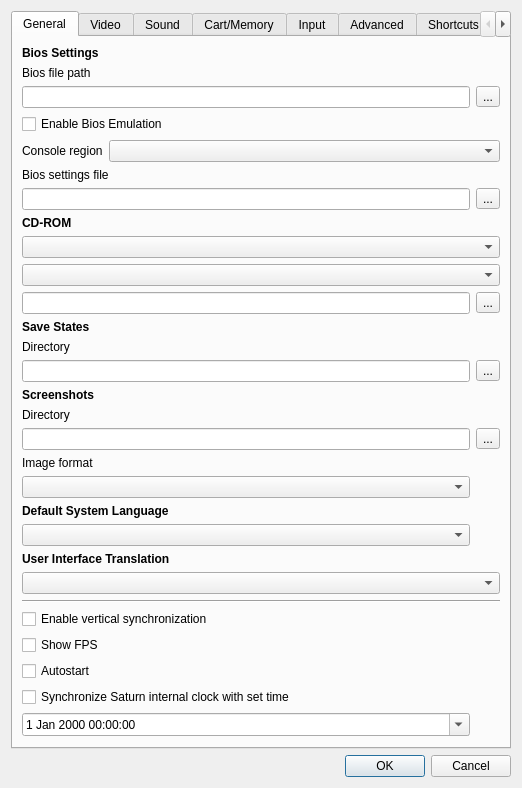
<?xml version="1.0" encoding="UTF-8"?>
<ui version="4.0">
 <class>UISettings</class>
 <widget class="QDialog" name="UISettings">
  <property name="geometry">
   <rect>
    <x>0</x>
    <y>0</y>
    <width>522</width>
    <height>731</height>
   </rect>
  </property>
  <property name="windowTitle">
   <string>Settings</string>
  </property>
  <layout class="QVBoxLayout">
   <item>
    <widget class="QTabWidget" name="twPages">
     <property name="currentIndex">
      <number>0</number>
     </property>
     <widget class="QWidget" name="wGeneral">
      <attribute name="title">
       <string>General</string>
      </attribute>
      <layout class="QGridLayout" name="gridLayout1">
       <item row="10" column="1">
        <widget class="QToolButton" name="tbCdRom">
         <property name="text">
          <string>...</string>
         </property>
        </widget>
       </item>
       <item row="13" column="0">
        <widget class="QLineEdit" name="leSaveStates"/>
       </item>
       <item row="2" column="0">
        <widget class="QLineEdit" name="leBios"/>
       </item>
       <item row="6" column="0">
        <widget class="QLineEdit" name="leBiosSettings"/>
       </item>
       <item row="8" column="0" colspan="2">
        <widget class="QComboBox" name="cbCdRom"/>
       </item>
       <item row="15" column="0">
        <widget class="QLabel" name="label_3">
         <property name="text">
          <string>Directory</string>
         </property>
        </widget>
       </item>
       <item row="27" column="0" colspan="2">
        <widget class="QLabel" name="lTranslation">
         <property name="font">
          <font>
           <weight>75</weight>
           <bold>true</bold>
          </font>
         </property>
         <property name="text">
          <string>User Interface Translation</string>
         </property>
         <property name="textFormat">
          <enum>Qt::PlainText</enum>
         </property>
        </widget>
       </item>
       <item row="10" column="0">
        <widget class="QLineEdit" name="leCdRom"/>
       </item>
       <item row="29" column="0" colspan="2">
        <widget class="Line" name="line">
         <property name="orientation">
          <enum>Qt::Horizontal</enum>
         </property>
        </widget>
       </item>
       <item row="35" column="0">
        <widget class="QDateTimeEdit" name="dteBaseTime">
         <property name="calendarPopup">
          <bool>true</bool>
         </property>
        </widget>
       </item>
       <item row="11" column="0" colspan="2">
        <widget class="QLabel" name="lSaveStates">
         <property name="font">
          <font>
           <weight>75</weight>
           <bold>true</bold>
          </font>
         </property>
         <property name="text">
          <string>Save States</string>
         </property>
         <property name="textFormat">
          <enum>Qt::PlainText</enum>
         </property>
        </widget>
       </item>
       <item row="32" column="0" colspan="2">
        <widget class="QCheckBox" name="cbAutostart">
         <property name="text">
          <string>Autostart</string>
         </property>
        </widget>
       </item>
       <item row="14" column="0">
        <widget class="QLabel" name="lScreenshots">
         <property name="font">
          <font>
           <weight>75</weight>
           <bold>true</bold>
          </font>
         </property>
         <property name="text">
          <string>Screenshots</string>
         </property>
         <property name="textFormat">
          <enum>Qt::PlainText</enum>
         </property>
        </widget>
       </item>
       <item row="9" column="0" colspan="2">
        <widget class="QComboBox" name="cbCdDrive">
         <property name="sizePolicy">
          <sizepolicy hsizetype="Minimum" vsizetype="Fixed">
           <horstretch>0</horstretch>
           <verstretch>0</verstretch>
          </sizepolicy>
         </property>
        </widget>
       </item>
       <item row="34" column="0">
        <widget class="QCheckBox" name="cbClockSync">
         <property name="text">
          <string>Synchronize Saturn internal clock with set time</string>
         </property>
        </widget>
       </item>
       <item row="2" column="1">
        <widget class="QToolButton" name="tbBios">
         <property name="text">
          <string>...</string>
         </property>
        </widget>
       </item>
       <item row="5" column="0">
        <widget class="QLabel" name="label">
         <property name="text">
          <string>Bios settings file</string>
         </property>
        </widget>
       </item>
       <item row="6" column="1">
        <widget class="QToolButton" name="tbBiosSettings">
         <property name="text">
          <string>...</string>
         </property>
        </widget>
       </item>
       <item row="1" column="0">
        <widget class="QLabel" name="label">
         <property name="text">
          <string>Bios file path</string>
         </property>
        </widget>
       </item>
       <item row="0" column="0" colspan="2">
        <widget class="QLabel" name="lBios">
         <property name="font">
          <font>
           <weight>75</weight>
           <bold>true</bold>
          </font>
         </property>
         <property name="text">
          <string>Bios Settings</string>
         </property>
         <property name="textFormat">
          <enum>Qt::PlainText</enum>
         </property>
        </widget>
       </item>
       <item row="20" column="0" colspan="2">
        <widget class="QLabel" name="lSysLanguageID">
         <property name="font">
          <font>
           <weight>75</weight>
           <bold>true</bold>
          </font>
         </property>
         <property name="text">
          <string>Default System Language</string>
         </property>
         <property name="textFormat">
          <enum>Qt::PlainText</enum>
         </property>
        </widget>
       </item>
       <item row="12" column="0">
        <widget class="QLabel" name="label_4">
         <property name="text">
          <string>Directory</string>
         </property>
        </widget>
       </item>
       <item row="16" column="1">
        <widget class="QToolButton" name="tbScreenshots">
         <property name="text">
          <string>...</string>
         </property>
        </widget>
       </item>
       <item row="7" column="0" colspan="2">
        <widget class="QLabel" name="lCdRom">
         <property name="font">
          <font>
           <weight>75</weight>
           <bold>true</bold>
          </font>
         </property>
         <property name="text">
          <string>CD-ROM</string>
         </property>
         <property name="textFormat">
          <enum>Qt::PlainText</enum>
         </property>
        </widget>
       </item>
       <item row="16" column="0">
        <widget class="QLineEdit" name="leScreenshots"/>
       </item>
       <item row="26" column="0">
        <widget class="QComboBox" name="cbSysLanguageID"/>
       </item>
       <item row="3" column="0">
        <widget class="QCheckBox" name="cbEnableBiosEmulation">
         <property name="text">
          <string>Enable Bios Emulation</string>
         </property>
        </widget>
       </item>
       <item row="4" column="0" colspan="2">
        <layout class="QHBoxLayout" name="hlConsoleRegion">
         <item>
          <widget class="QLabel" name="lConsoleRegion">
           <property name="text">
            <string>Console region</string>
           </property>
           <property name="toolTip">
            <string>Region of the emulated Saturn. A disc made for several regions runs in this one; Auto takes the first region listed by the disc. Takes effect the next time a game is started.</string>
           </property>
          </widget>
         </item>
         <item>
          <widget class="QComboBox" name="cbConsoleRegion">
           <property name="sizePolicy">
            <sizepolicy hsizetype="Expanding" vsizetype="Fixed">
             <horstretch>0</horstretch>
             <verstretch>0</verstretch>
            </sizepolicy>
           </property>
          </widget>
         </item>
        </layout>
       </item>
       <item row="28" column="0" colspan="2">
        <widget class="QComboBox" name="cbTranslation"/>
       </item>
       <item row="31" column="0" colspan="2">
        <widget class="QCheckBox" name="cbShowFPS">
         <property name="text">
          <string>Show FPS</string>
         </property>
        </widget>
       </item>
       <item row="17" column="0">
        <widget class="QLabel" name="label_5">
         <property name="text">
          <string>Image format</string>
         </property>
        </widget>
       </item>
       <item row="13" column="1">
        <widget class="QToolButton" name="tbSaveStates">
         <property name="text">
          <string>...</string>
         </property>
        </widget>
       </item>
       <item row="30" column="0" colspan="2">
        <widget class="QCheckBox" name="cbEnableVSync">
         <property name="text">
          <string>Enable vertical synchronization</string>
         </property>
        </widget>
       </item>
       <item row="38" column="0">
        <spacer>
         <property name="orientation">
          <enum>Qt::Vertical</enum>
         </property>
         <property name="sizeHint" stdset="0">
          <size>
           <width>20</width>
           <height>2</height>
          </size>
         </property>
        </spacer>
       </item>
       <item row="18" column="0">
        <widget class="QComboBox" name="cbScreenshotImageFormat"/>
       </item>
      </layout>
     </widget>
     <widget class="QWidget" name="wVideo">
      <attribute name="title">
       <string>Video</string>
      </attribute>
      <layout class="QGridLayout" name="gridLayout2">
       <item row="20" column="1">
        <widget class="QComboBox" name="cbFilterMode"/>
       </item>
       <item row="4" column="0" colspan="3">
        <widget class="QComboBox" name="cbOSDCore"/>
       </item>
       <item row="22" column="1">
        <widget class="QComboBox" name="cbResolution"/>
       </item>
       <item row="6" column="0" colspan="3">
        <widget class="QComboBox" name="cbAspectRatio"/>
       </item>
       <item row="19" column="1">
        <widget class="QComboBox" name="cbUpscaleMode"/>
       </item>
       <item row="3" column="0" colspan="3">
        <widget class="QLabel" name="lOSDCore">
         <property name="font">
          <font>
           <weight>75</weight>
           <bold>true</bold>
          </font>
         </property>
         <property name="text">
          <string>OSD Core</string>
         </property>
         <property name="textFormat">
          <enum>Qt::PlainText</enum>
         </property>
        </widget>
       </item>
       <item row="28" column="1">
        <widget class="QComboBox" name="cbWireframeFilter"/>
       </item>
       <item row="27" column="1">
        <widget class="QComboBox" name="cbBandingModeFilter"/>
       </item>
       <item row="28" column="0">
        <widget class="QLabel" name="Wireframe">
         <property name="font">
          <font>
           <weight>75</weight>
           <bold>true</bold>
          </font>
         </property>
         <property name="text">
          <string>Wireframe :</string>
         </property>
         <property name="textFormat">
          <enum>Qt::PlainText</enum>
         </property>
         <property name="alignment">
          <set>Qt::AlignRight|Qt::AlignTrailing|Qt::AlignVCenter</set>
         </property>
        </widget>
       </item>
       <item row="25" column="1">
        <widget class="QComboBox" name="cbMeshModeFilter"/>
       </item>
       <item row="20" column="0">
        <widget class="QLabel" name="Embellishmentfilter">
         <property name="font">
          <font>
           <weight>75</weight>
           <bold>true</bold>
          </font>
         </property>
         <property name="text">
          <string>Embellishment filter :</string>
         </property>
         <property name="textFormat">
          <enum>Qt::PlainText</enum>
         </property>
         <property name="alignment">
          <set>Qt::AlignRight|Qt::AlignTrailing|Qt::AlignVCenter</set>
         </property>
        </widget>
       </item>
       <item row="19" column="0">
        <widget class="QLabel" name="UpscaleFilter">
         <property name="font">
          <font>
           <weight>75</weight>
           <bold>true</bold>
          </font>
         </property>
         <property name="text">
          <string>Upscale Filter :</string>
         </property>
         <property name="textFormat">
          <enum>Qt::PlainText</enum>
         </property>
         <property name="alignment">
          <set>Qt::AlignRight|Qt::AlignTrailing|Qt::AlignVCenter</set>
         </property>
        </widget>
       </item>
       <item row="12" column="0">
        <widget class="QCheckBox" name="cbFullscreen">
         <property name="text">
          <string>Start in Fullscreen</string>
         </property>
        </widget>
       </item>
       <item row="5" column="0" colspan="3">
        <widget class="QLabel" name="lWinResolution">
         <property name="font">
          <font>
           <weight>75</weight>
           <bold>true</bold>
          </font>
         </property>
         <property name="text">
          <string>Window Resolution</string>
         </property>
         <property name="textFormat">
          <enum>Qt::PlainText</enum>
         </property>
        </widget>
       </item>
       <item row="22" column="0">
        <widget class="QLabel" name="OpenGLSize">
         <property name="font">
          <font>
           <weight>75</weight>
           <bold>true</bold>
          </font>
         </property>
         <property name="text">
          <string>Window size :</string>
         </property>
         <property name="textFormat">
          <enum>Qt::PlainText</enum>
         </property>
         <property name="alignment">
          <set>Qt::AlignRight|Qt::AlignTrailing|Qt::AlignVCenter</set>
         </property>
        </widget>
       </item>
       <item row="25" column="0">
        <widget class="QLabel" name="MeshMode">
         <property name="font">
          <font>
           <weight>75</weight>
           <bold>true</bold>
          </font>
         </property>
         <property name="text">
          <string>Mesh Mode :</string>
         </property>
         <property name="textFormat">
          <enum>Qt::PlainText</enum>
         </property>
         <property name="alignment">
          <set>Qt::AlignRight|Qt::AlignTrailing|Qt::AlignVCenter</set>
         </property>
        </widget>
       </item>
       <item row="27" column="0">
        <widget class="QLabel" name="BandingMode">
         <property name="font">
          <font>
           <weight>75</weight>
           <bold>true</bold>
          </font>
         </property>
         <property name="text">
          <string>Gouraud Mode :</string>
         </property>
         <property name="textFormat">
          <enum>Qt::PlainText</enum>
         </property>
         <property name="alignment">
          <set>Qt::AlignRight|Qt::AlignTrailing|Qt::AlignVCenter</set>
         </property>
        </widget>
       </item>
       <item row="29" column="1">
        <spacer name="verticalSpacer">
         <property name="orientation">
          <enum>Qt::Vertical</enum>
         </property>
         <property name="sizeHint" stdset="0">
          <size>
           <width>20</width>
           <height>40</height>
          </size>
         </property>
        </spacer>
       </item>
      </layout>
     </widget>
     <widget class="QWidget" name="wSound">
      <attribute name="title">
       <string>Sound</string>
      </attribute>
      <layout class="QVBoxLayout">
       <item>
        <widget class="QLabel" name="lSoundCore">
         <property name="font">
          <font>
           <weight>75</weight>
           <bold>true</bold>
          </font>
         </property>
         <property name="text">
          <string>Sound Core</string>
         </property>
         <property name="textFormat">
          <enum>Qt::PlainText</enum>
         </property>
        </widget>
       </item>
       <item>
        <widget class="QComboBox" name="cbSoundCore"/>
       </item>
       <item>
        <spacer>
         <property name="orientation">
          <enum>Qt::Vertical</enum>
         </property>
         <property name="sizeHint" stdset="0">
          <size>
           <width>20</width>
           <height>2</height>
          </size>
         </property>
        </spacer>
       </item>
      </layout>
     </widget>
     <widget class="QWidget" name="wCartMemory">
      <attribute name="title">
       <string>Cart/Memory</string>
      </attribute>
      <layout class="QGridLayout" name="gridLayout3">
       <item row="4" column="0">
        <widget class="QLabel" name="lCartridgeModemPort">
         <property name="text">
          <string>Port</string>
         </property>
        </widget>
       </item>
       <item row="0" column="0" colspan="4">
        <widget class="QLabel" name="lCartridge">
         <property name="font">
          <font>
           <weight>75</weight>
           <bold>true</bold>
          </font>
         </property>
         <property name="text">
          <string>Cartridge</string>
         </property>
         <property name="textFormat">
          <enum>Qt::PlainText</enum>
         </property>
        </widget>
       </item>
       <item row="2" column="0" colspan="4">
        <widget class="QComboBox" name="cbSTVGame"/>
       </item>
       <item row="1" column="0" colspan="4">
        <widget class="QComboBox" name="cbCartridge"/>
       </item>
       <item row="2" column="2" colspan="2">
        <widget class="QLineEdit" name="leCartridgeModemIP">
         <property name="toolTip">
          <string/>
         </property>
         <property name="inputMask">
          <string/>
         </property>
         <property name="maxLength">
          <number>15</number>
         </property>
        </widget>
       </item>
       <item row="9" column="0" colspan="4">
        <widget class="QLabel" name="lMemory">
         <property name="font">
          <font>
           <weight>75</weight>
           <bold>true</bold>
          </font>
         </property>
         <property name="text">
          <string>Memory</string>
         </property>
         <property name="textFormat">
          <enum>Qt::PlainText</enum>
         </property>
        </widget>
       </item>
       <item row="6" column="3">
        <widget class="QToolButton" name="tbCartridge">
         <property name="text">
          <string>...</string>
         </property>
        </widget>
       </item>
       <item row="4" column="2" colspan="2">
        <widget class="QLineEdit" name="leCartridgeModemPort">
         <property name="toolTip">
          <string/>
         </property>
         <property name="text">
          <string notr="true"/>
         </property>
         <property name="maxLength">
          <number>5</number>
         </property>
        </widget>
       </item>
       <item row="12" column="3">
        <widget class="QToolButton" name="tbMpegROM">
         <property name="text">
          <string>...</string>
         </property>
        </widget>
       </item>
       <item row="10" column="3">
        <widget class="QToolButton" name="tbMemory">
         <property name="text">
          <string>...</string>
         </property>
        </widget>
       </item>
       <item row="7" column="0">
        <widget class="QLabel" name="lRegion">
         <property name="font">
          <font>
           <weight>75</weight>
           <bold>true</bold>
          </font>
         </property>
         <property name="text">
          <string>Region</string>
         </property>
         <property name="textFormat">
          <enum>Qt::PlainText</enum>
         </property>
        </widget>
       </item>
       <item row="10" column="0" colspan="3">
        <widget class="QLineEdit" name="leMemory"/>
       </item>
       <item row="14" column="1">
        <spacer>
         <property name="orientation">
          <enum>Qt::Vertical</enum>
         </property>
         <property name="sizeHint" stdset="0">
          <size>
           <width>20</width>
           <height>2</height>
          </size>
         </property>
        </spacer>
       </item>
       <item row="11" column="0" colspan="4">
        <widget class="QLabel" name="lMpegROM">
         <property name="font">
          <font>
           <weight>75</weight>
           <bold>true</bold>
          </font>
         </property>
         <property name="text">
          <string>Mpeg ROM</string>
         </property>
         <property name="textFormat">
          <enum>Qt::PlainText</enum>
         </property>
        </widget>
       </item>
       <item row="2" column="0">
        <widget class="QLabel" name="lCartridgeModemIP">
         <property name="text">
          <string>Default Dial IP</string>
         </property>
        </widget>
       </item>
       <item row="12" column="0" colspan="3">
        <widget class="QLineEdit" name="leMpegROM"/>
       </item>
       <item row="13" column="0">
        <widget class="QCheckBox" name="checkBox_extended_internal_backup">
         <property name="text">
          <string>Extend Internal backup memory to 8MB</string>
         </property>
        </widget>
       </item>
       <item row="8" column="0">
        <widget class="QComboBox" name="cbRegion"/>
       </item>
       <item row="6" column="0" colspan="3">
        <widget class="QLineEdit" name="leCartridge">
         <property name="inputMask">
          <string/>
         </property>
        </widget>
       </item>
       <item row="5" column="0">
        <widget class="QLabel" name="lCartridgePath">
         <property name="text">
          <string>Cartridge Path</string>
         </property>
        </widget>
       </item>
       <item row="5" column="0">
+        <widget class="QLabel" name="lCartridgeSTVPath">
+         <property name="text">
+          <string>Mame romset 0.269:</string>
+         </property>
+         <property name="visible">
+          <bool>false</bool>
+        </property>
+        </widget>
+       </item>
      </layout>
     </widget>
     <widget class="QWidget" name="wInput">
      <attribute name="title">
       <string>Input</string>
      </attribute>
      <layout class="QGridLayout" name="gridLayout4">
       <item row="3" column="0">
        <widget class="QLabel" name="lGunMouseSensitivity">
         <property name="font">
          <font>
           <weight>75</weight>
           <bold>true</bold>
          </font>
         </property>
         <property name="text">
          <string>Gun/Mouse Sensitivity</string>
         </property>
        </widget>
       </item>
       <item row="0" column="0" colspan="2">
        <widget class="QLabel" name="lInput">
         <property name="sizePolicy">
          <sizepolicy hsizetype="Preferred" vsizetype="Maximum">
           <horstretch>0</horstretch>
           <verstretch>0</verstretch>
          </sizepolicy>
         </property>
         <property name="font">
          <font>
           <weight>75</weight>
           <bold>true</bold>
          </font>
         </property>
         <property name="text">
          <string>Input</string>
         </property>
         <property name="textFormat">
          <enum>Qt::PlainText</enum>
         </property>
        </widget>
       </item>
       <item row="2" column="1">
        <widget class="UIPortManager" name="pmPort2">
         <property name="sizePolicy">
          <sizepolicy hsizetype="Preferred" vsizetype="Expanding">
           <horstretch>0</horstretch>
           <verstretch>0</verstretch>
          </sizepolicy>
         </property>
         <property name="title">
          <string>Port 2</string>
         </property>
        </widget>
       </item>
       <item row="2" column="0">
        <widget class="UIPortManager" name="pmPort1">
         <property name="sizePolicy">
          <sizepolicy hsizetype="Preferred" vsizetype="Expanding">
           <horstretch>0</horstretch>
           <verstretch>0</verstretch>
          </sizepolicy>
         </property>
         <property name="title">
          <string>Port 1</string>
         </property>
        </widget>
       </item>
       <item row="1" column="0" colspan="2">
        <widget class="QComboBox" name="cbInput"/>
       </item>
       <item row="4" column="0" colspan="2">
        <widget class="QSlider" name="sGunMouseSensitivity">
         <property name="minimum">
          <number>1</number>
         </property>
         <property name="maximum">
          <number>400</number>
         </property>
         <property name="orientation">
          <enum>Qt::Horizontal</enum>
         </property>
        </widget>
       </item>
       <item row="5" column="0">
        <spacer name="verticalSpacer_2">
         <property name="orientation">
          <enum>Qt::Vertical</enum>
         </property>
         <property name="sizeHint" stdset="0">
          <size>
           <width>20</width>
           <height>40</height>
          </size>
         </property>
        </spacer>
       </item>
      </layout>
     </widget>
     <widget class="QWidget" name="wAdvanced">
      <attribute name="title">
       <string>Advanced</string>
      </attribute>
      <layout class="QVBoxLayout">
       <item>
        <widget class="QLabel" name="lSH2Interpreter">
         <property name="font">
          <font>
           <weight>75</weight>
           <bold>true</bold>
          </font>
         </property>
         <property name="text">
          <string>SH2 Interpreter</string>
         </property>
         <property name="textFormat">
          <enum>Qt::PlainText</enum>
         </property>
        </widget>
       </item>
       <item>
        <widget class="QComboBox" name="cbSH2Interpreter"/>
       </item>
       <item>
        <widget class="QLabel" name="l68kCore">
         <property name="font">
          <font>
           <weight>75</weight>
           <bold>true</bold>
          </font>
         </property>
         <property name="text">
          <string>68000 Core</string>
         </property>
        </widget>
       </item>
       <item>
        <widget class="QComboBox" name="cb68kCore"/>
       </item>
       <item>
        <widget class="QCheckBox" name="cbUseCache">
         <property name="text">
          <string>Use SH2 cache - Experimental</string>
         </property>
        </widget>
       </item>
       <item>
        <spacer>
         <property name="orientation">
          <enum>Qt::Vertical</enum>
         </property>
         <property name="sizeHint" stdset="0">
          <size>
           <width>20</width>
           <height>2</height>
          </size>
         </property>
        </spacer>
       </item>
      </layout>
     </widget>
     <widget class="QWidget" name="tab">
      <attribute name="title">
       <string>Shortcuts</string>
      </attribute>
      <layout class="QVBoxLayout" name="verticalLayout">
       <item>
        <widget class="UIShortcutManager" name="twShortcuts">
         <property name="tabKeyNavigation">
          <bool>false</bool>
         </property>
         <property name="dragDropOverwriteMode">
          <bool>false</bool>
         </property>
         <property name="selectionBehavior">
          <enum>QAbstractItemView::SelectRows</enum>
         </property>
         <attribute name="horizontalHeaderCascadingSectionResizes">
          <bool>false</bool>
         </attribute>
         <attribute name="horizontalHeaderStretchLastSection">
          <bool>false</bool>
         </attribute>
         <attribute name="verticalHeaderVisible">
          <bool>false</bool>
         </attribute>
         <attribute name="verticalHeaderStretchLastSection">
          <bool>false</bool>
         </attribute>
         <column>
          <property name="text">
           <string>Description</string>
          </property>
         </column>
         <column>
          <property name="text">
           <string>Shortcut</string>
          </property>
         </column>
        </widget>
       </item>
      </layout>
     </widget>
     <widget class="QWidget" name="wDebug">
      <attribute name="title">
       <string>Debug</string>
      </attribute>
      <layout class="QGridLayout" name="gridLayout">
       <item row="0" column="0">
        <widget class="QLabel" name="laddr2line">
         <property name="font">
          <font>
           <weight>75</weight>
           <bold>true</bold>
          </font>
         </property>
         <property name="text">
          <string>addr2line Executable</string>
         </property>
         <property name="textFormat">
          <enum>Qt::PlainText</enum>
         </property>
        </widget>
       </item>
       <item row="1" column="0">
        <layout class="QHBoxLayout" name="horizontalLayout">
         <item>
          <widget class="QLineEdit" name="leAddr2Line"/>
         </item>
         <item>
          <widget class="QToolButton" name="tbAddr2Line">
           <property name="text">
            <string>...</string>
           </property>
          </widget>
         </item>
        </layout>
       </item>
       <item row="2" column="0">
        <spacer name="verticalSpacer">
         <property name="orientation">
          <enum>Qt::Vertical</enum>
         </property>
         <property name="sizeHint" stdset="0">
          <size>
           <width>20</width>
           <height>40</height>
          </size>
         </property>
        </spacer>
       </item>
      </layout>
     </widget>
    </widget>
   </item>
   <item>
    <widget class="QDialogButtonBox" name="dbbButtons">
     <property name="orientation">
      <enum>Qt::Horizontal</enum>
     </property>
     <property name="standardButtons">
      <set>QDialogButtonBox::Cancel|QDialogButtonBox::Ok</set>
     </property>
    </widget>
   </item>
  </layout>
 </widget>
 <customwidgets>
  <customwidget>
   <class>UIPortManager</class>
   <extends>QGroupBox</extends>
   <header>ui/UIPortManager.h</header>
   <container>1</container>
  </customwidget>
  <customwidget>
   <class>UIShortcutManager</class>
   <extends>QTableWidget</extends>
   <header>UIShortcutManager.h</header>
  </customwidget>
 </customwidgets>
 <resources/>
 <connections>
  <connection>
   <sender>dbbButtons</sender>
   <signal>accepted()</signal>
   <receiver>UISettings</receiver>
   <slot>accept()</slot>
   <hints>
    <hint type="sourcelabel">
     <x>382</x>
     <y>741</y>
    </hint>
    <hint type="destinationlabel">
     <x>383</x>
     <y>403</y>
    </hint>
   </hints>
  </connection>
  <connection>
   <sender>dbbButtons</sender>
   <signal>rejected()</signal>
   <receiver>UISettings</receiver>
   <slot>reject()</slot>
   <hints>
    <hint type="sourcelabel">
     <x>476</x>
     <y>741</y>
    </hint>
    <hint type="destinationlabel">
     <x>453</x>
     <y>352</y>
    </hint>
   </hints>
  </connection>
 </connections>
</ui>
